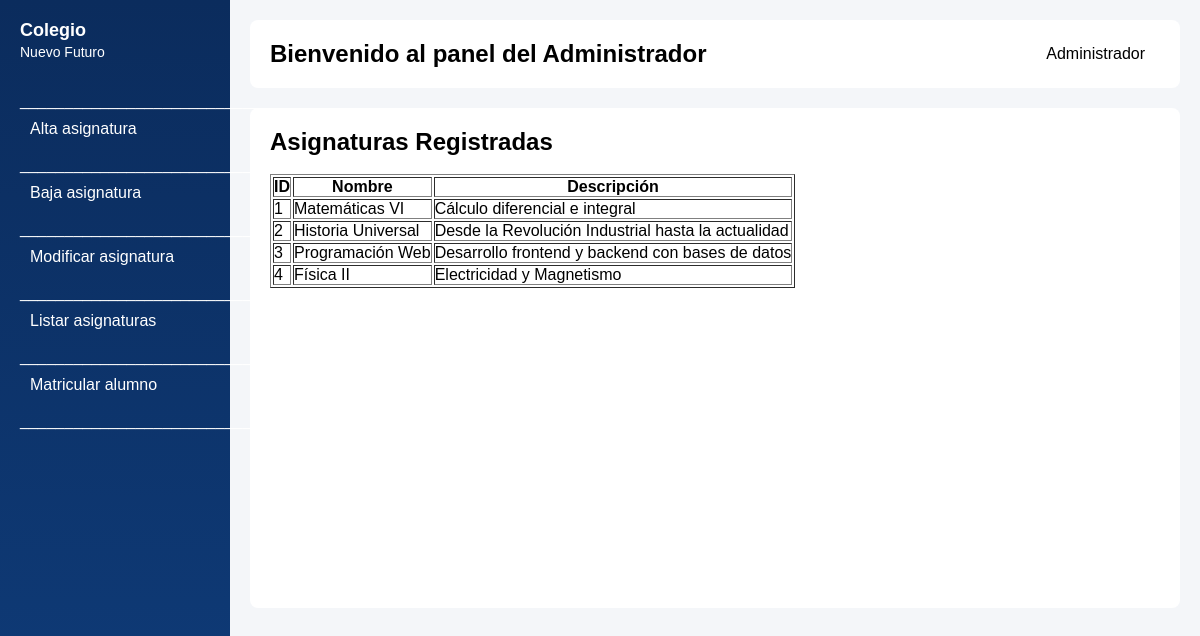
The page /panelAdmin.php?opcion=listar on the database its author committed.
### tables this page shows
CREATE TABLE asignatura (
    id INT PRIMARY KEY AUTO_INCREMENT,
    nombre VARCHAR(100) NOT NULL,
    descripcion TEXT
);

### classes/ClaseAsignaturas.php (called while the page is built, shortened)
<?php
include('conexion.php');
class Asignatura {
    public function listarAsignatura(){
        $conexion = new Conexion();
        $conexion->sentencia = "SELECT * FROM asignatura";
        return $conexion->obtener_sentencia();
    }
}
?>

### conexion.php (called while the page is built, shortened)
<?php
    class Conexion {
        private $host = "localhost";
        private $user = "root";
        private $password = "";
        private $database = "Altamira";
        public $sentencia;
        private $conexion;
        private function abrir_conexion() {
            $this->conexion = new mysqli($this->host, $this->user, $this->password, $this->database);
        }
        public function obtener_sentencia() {
            $resultado = $this->conexion->query($this->sentencia);
            return $resultado;
        }
    }

### panelAdmin.php (the view, shortened to what this page needs)
<!DOCTYPE html>
<html lang="es">
<head>
    <link rel="stylesheet" href="visual_maestro.css">
</head>
<body>
<div class="contenedor">
    <aside class="sidebar">
        <div class="logo">
            Colegio<br><span>Nuevo Futuro</span>
            <br>
        </div>
        <nav class="menu-lateral">
                __________________________________
                <a href="?opcion=alta">Alta asignatura</a>
                __________________________________
                <a href="?opcion=baja">Baja asignatura</a>
                __________________________________
                <a href="?opcion=modificar">Modificar asignatura</a>
                __________________________________
                <a href="?opcion=listar">Listar asignaturas</a>
                __________________________________
                <a href="?opcion=matricular">Matricular alumno</a>
                __________________________________
        </nav>
    </aside>
    <main class="contenido">
        <header class="barra-superior">
            <span><h2>Bienvenido al panel del Administrador</h2></span>
            <div class="perfil">
                <span class="nombre">Administrador</span>
            </div>
        </header>
        <div class="panel-vacio">
            <?php
            include('classes/ClaseAsignaturas.php');
            $asignatura = new Asignatura();
        ?>
        <?php
        if(isset($_GET['opcion']) && $_GET['opcion'] == "listar"){
            $resultado = $asignatura->listarAsignatura();
            echo "<h2>Asignaturas Registradas</h2>";
            echo "<br>";
            echo "<table border='1'>";
            echo "<tr>
                    <th>ID</th>
                    <th>Nombre</th>
                    <th>Descripción</th>
                </tr>";
            while($fila = $resultado->fetch_assoc()){
                echo "<tr>";
                echo "<td>".$fila['id']."</td>";
                echo "<td>".$fila['nombre']."</td>";
                echo "<td>".$fila['descripcion']."</td>";
                echo "</tr>";
            }
            echo "</table>";
        }
        ?>
        </div>
    </main>
</div>
</body>
</html>

### visual_maestro.css (style rules this page uses)
* { margin: 0; padding: 0; box-sizing: border-box; font-family: Arial, sans-serif; }
body { background: #f4f6f9; }
.contenedor { display: flex; min-height: 100vh; }
.sidebar { width: 230px; background: linear-gradient(180deg, #0b2c5d, #0f3c7a); color: white; padding: 20px; }
.logo { font-size: 18px; font-weight: bold; margin-bottom: 30px; }
.logo span { font-size: 14px; font-weight: normal; }
.menu-lateral a { display: block; color: white; text-decoration: none; padding: 10px; margin-bottom: 8px; border-radius: 5px; transition: 0.3s; }
.contenido { flex: 1; padding: 20px; }
.barra-superior { display: flex; justify-content: space-between; align-items: center; background: white; padding: 15px 20px; border-radius: 8px; margin-bottom: 20px; }
.panel-vacio { background: white; min-height: 500px; border-radius: 8px; padding: 20px; }
.perfil { position: relative; display: flex; align-items: center; cursor: pointer; padding: 10px 15px; }

### rows shown on the page
asignatura: id "1", nombre "Matemáticas VI", descripcion "Cálculo diferencial e integral"
asignatura: id "2", nombre "Historia Universal", descripcion "Desde la Revolución Industrial hasta la actualidad"
asignatura: id "3", nombre "Programación Web", descripcion "Desarrollo frontend y backend con bases de datos"
asignatura: id "4", nombre "Física II", descripcion "Electricidad y Magnetismo"
